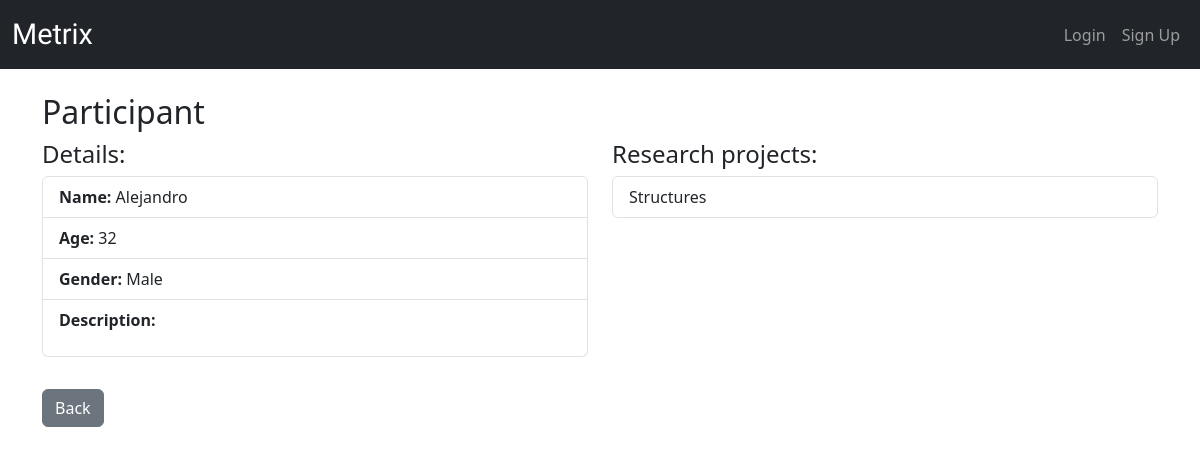
The app's page /participants/31/ with its own data.
### metrix/models.py (models this page shows, shortened)
class Participant(models.Model):
    research = models.ForeignKey(Research, on_delete=models.CASCADE)
    participant_id = models.AutoField(primary_key=True)
    name = models.CharField(max_length=100)
    age = models.PositiveIntegerField()
    gender = models.CharField(max_length=10, choices=[('male', 'Male'), ('female', 'Female'), ('other', 'Other')])
    description = models.TextField(blank=True)

class Research(models.Model):
    research_id = models.AutoField(primary_key=True)
    owner = models.ForeignKey(settings.AUTH_USER_MODEL, on_delete=models.CASCADE)
    name = models.CharField(max_length=255)
    person_count = models.PositiveIntegerField()
    question_count = models.PositiveIntegerField(default=1)
    created_at = models.DateTimeField(auto_now_add=True)
    updated_at = models.DateTimeField(auto_now=True)
    is_completed = models.BooleanField(default=False)

### metrix/views.py (the view)
# urls.py: path('participants/<int:pk>/', views.participant_detail, name='participant-detail'),
def participant_detail(request, pk):
    participant = get_object_or_404(Participant, pk=pk)
    researches = [participant.research]
    return render(request, 'metrix/participant_detail.html', {
        'participant': participant,
        'researches': researches
    })

### metrix/templates/metrix/participant_detail.html
{% extends 'metrix/base.html' %}
{% block content %}
  <div class="row">
  <h2>Participant</h2>
    <div class="col-md-6">
      <h4>Details:</h4>
      <ul class="list-group mb-3">
        <li class="list-group-item"><strong>Name:</strong> {{ participant.name }}</li>
        <li class="list-group-item"><strong>Age:</strong> {{ participant.age }}</li>
        <li class="list-group-item"><strong>Gender:</strong> {{ participant.get_gender_display }}</li>
        <li class="list-group-item"><strong>Description:</strong><br> {{ participant.description|linebreaks }}</li>
      </ul>
    </div>
    <div class="col-md-6">
      <h4>Research projects:</h4>
      {% if researches %}
        <ul class="list-group">
          {% for research in researches %}
            <li class="list-group-item">{{ research.name }}</li>
          {% endfor %}
        </ul>
      {% else %}
        <p>This participant is not involved in any research.</p>
      {% endif %}
    </div>
  </div>
  <a href="{% url 'participant-manage-list' %}" class="btn btn-secondary mt-3">Back</a>
{% endblock %}

### records on screen
Participant: name "Alejandro", age "32", gender "Male"
Research: name "Structures"
